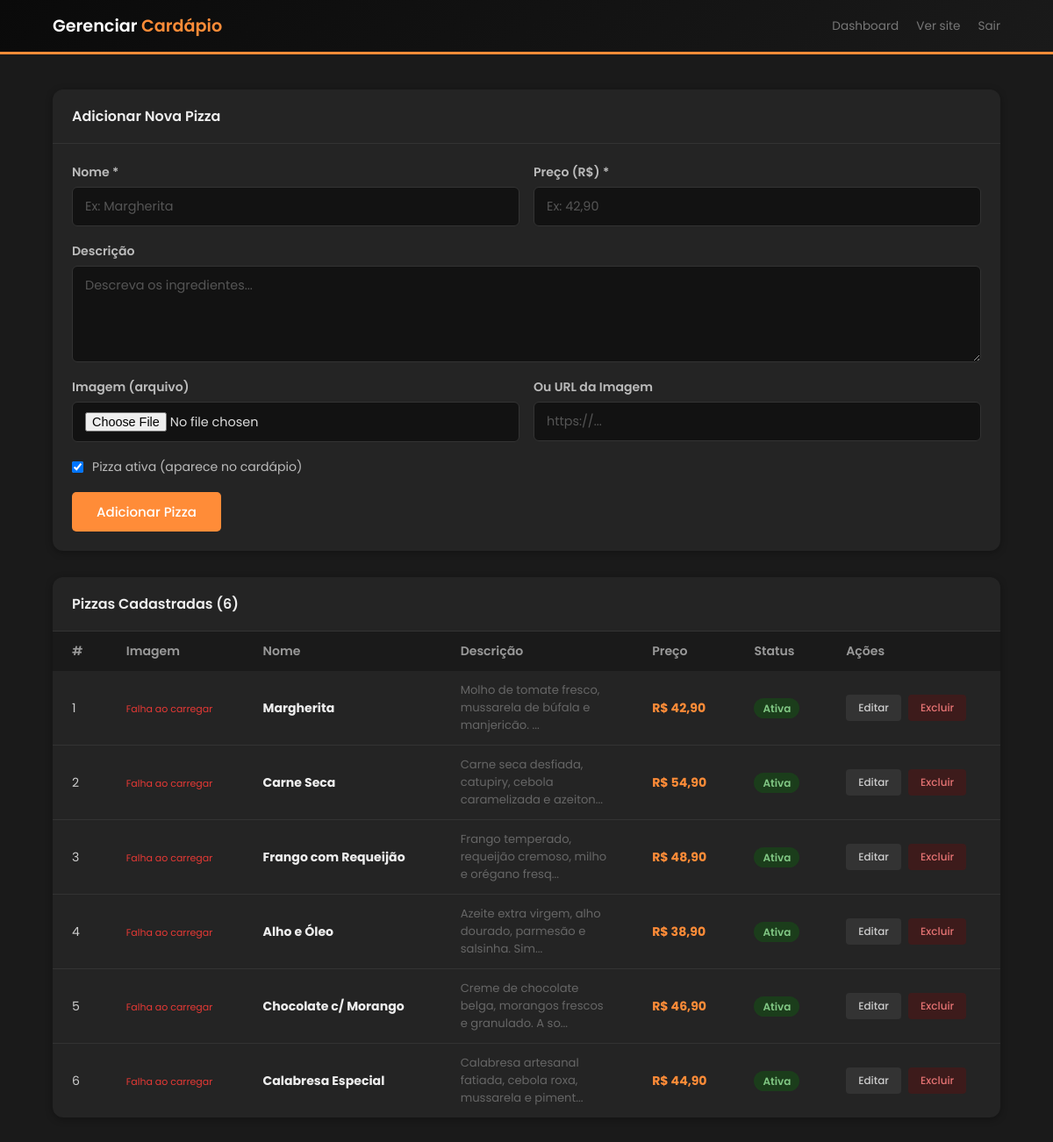
Page /admin/cardapio.php (signed in) on the committed database.
### tables this page shows
CREATE TABLE IF NOT EXISTS cardapio (
    id INT AUTO_INCREMENT PRIMARY KEY,
    nome VARCHAR(100) NOT NULL,
    descricao TEXT,
    preco DECIMAL(10,2) NOT NULL,
    imagem VARCHAR(255),
    ativo TINYINT(1) DEFAULT 1,
    criado_em TIMESTAMP DEFAULT CURRENT_TIMESTAMP
);

### admin/cardapio.php (the view, shortened to what this page needs)
<?php
require_once '../includes/conexao.php';
$editando = null;
$pizzas = $pdo->query("SELECT * FROM cardapio ORDER BY id")->fetchAll();
?>
<!DOCTYPE html>
<html lang="pt-br">
<head>
    <link rel="stylesheet" href="../CSS/style.css">
</head>
<body class="dark-mode">
<div class="admin-header">
    <div class="container">
        <h1>Gerenciar <span>Cardápio</span></h1>
        <div style="display:flex; gap:20px; align-items:center;">
            <a href="index.php">Dashboard</a>
            <a href="../index.php">Ver site</a>
            <a href="logout.php">Sair</a>
        </div>
    </div>
</div>
<div class="admin-body">
    <div class="container">
        <div class="tabela-wrap" style="margin-bottom:30px;">
            <h3><?= $editando ? 'Editar Pizza' : 'Adicionar Nova Pizza' ?></h3>
            <div style="padding:22px;">
                <form method="POST" enctype="multipart/form-data">
                    <div class="form-linha">
                        <div class="form-grupo">
                            <label>Nome *</label>
                            <input type="text" name="nome" required
                                   value="<?= htmlspecialchars($editando['nome'] ?? '') ?>"
                                   placeholder="Ex: Margherita">
                        </div>
                        <div class="form-grupo">
                            <label>Preço (R$) *</label>
                            <input type="text" name="preco" required
                                   value="<?= $editando ? number_format($editando['preco'], 2, ',', '') : '' ?>"
                                   placeholder="Ex: 42,90">
                        </div>
                    </div>
                    <div class="form-grupo">
                        <label>Descrição</label>
                        <textarea name="descricao" placeholder="Descreva os ingredientes..."><?= htmlspecialchars($editando['descricao'] ?? '') ?></textarea>
                    </div>
                    <div class="form-linha">
                        <div class="form-grupo">
                            <label>Imagem (arquivo)</label>
                            <input type="file" name="imagem_arquivo" accept="image/*">
                        </div>
                        <div class="form-grupo">
                            <label>Ou URL da Imagem</label>
                            <input type="text" name="imagem_url"
                                   value="<?= htmlspecialchars(isset($editando) && $editando && !str_starts_with($editando['imagem'] ?? '', 'uploads/') ? ($editando['imagem'] ?? '') : '') ?>"
                                   placeholder="https://...">
                        </div>
                    </div>
                    <div class="form-grupo" style="flex-direction:row; align-items:center; gap:10px;">
                        <input type="checkbox" name="ativo" id="ativo" value="1"
                               <?= (!$editando || $editando['ativo']) ? 'checked' : '' ?>>
                        <label for="ativo" style="font-weight:400;">Pizza ativa (aparece no cardápio)</label>
                    </div>
                    <div style="display:flex; gap:12px; margin-top:10px;">
                        <button type="submit" class="btn btn-vermelho">
                            <?= $editando ? 'Salvar Alterações' : 'Adicionar Pizza' ?>
                        </button>
                    </div>
                </form>
            </div>
        </div>
        <div class="tabela-wrap">
            <h3>Pizzas Cadastradas (<?= count($pizzas) ?>)</h3>
            <table>
                <thead>
                    <tr>
                        <th>#</th>
                        <th>Imagem</th>
                        <th>Nome</th>
                        <th>Descrição</th>
                        <th>Preço</th>
                        <th>Status</th>
                        <th>Ações</th>
                    </tr>
                </thead>
                <tbody>
                    <?php if (empty($pizzas)): ?>
                        <tr><td colspan="7" style="text-align:center; padding:30px; color:#aaa;">
                            Nenhuma pizza cadastrada.
                            <a href="?restaurar=1" class="btn btn-sm" style="background:var(--laranja); color:#fff;">Restaurar pizzas padrão</a>
                        </td></tr>
                    <?php else: ?>
                    <?php foreach ($pizzas as $p): ?>
                    <tr>
                        <td><?= $p['id'] ?></td>
                        <td>
                        </td>
                        <td><strong><?= htmlspecialchars($p['nome']) ?></strong></td>
                        <td style="max-width:200px; font-size:0.82rem; color:#666;">
                            <?= htmlspecialchars(substr($p['descricao'], 0, 60)) ?>...
                        </td>
                        <td><strong style="color:var(--laranja)">R$ <?= number_format($p['preco'], 2, ',', '.') ?></strong></td>
                        <td>
                            <span class="badge <?= $p['ativo'] ? 'badge-confirmado' : 'badge-pendente' ?>">
                                <?= $p['ativo'] ? 'Ativa' : 'Inativa' ?>
                            </span>
                        </td>
                        <td>
                            <div style="display:flex; gap:8px;">
                                <a href="?editar=<?= $p['id'] ?>" class="btn btn-sm btn-cinza">Editar</a>
                                <a href="?excluir=<?= $p['id'] ?>" class="btn btn-sm btn-vermelho-claro" onclick="return confirm('Tem certeza que deseja excluir esta pizza?')">Excluir</a>
                            </div>
                        </td>
                    </tr>
                    <?php endforeach; ?>
                    <?php endif; ?>
                </tbody>
            </table>
        </div>
    </div>
</div>
</body>
</html>

### CSS/style.css (style rules this page uses)
* { margin: 0; padding: 0; box-sizing: border-box; text-decoration: none; list-style: none; }
body { font-family: 'Poppins', sans-serif; color: #333; background: var(--bg); transition: background 0.3s, color 0.3s; }
:root { --laranja: #FF6B00; --verde: #52AA24; --cinza: #f7f7f7; --texto: #666; --bg: #ffffff; --bg2: #f7f7f7; --card: #ffffff; --texto-escuro: #111; --borda: #ddd; --nav-bg: #ffffff; }
.dark-mode { --laranja: #FF8C38; --verde: #66BB6A; --cinza: #1a1a1a; --texto: #999; --bg: #121212; --bg2: #1a1a1a; --card: #242424; --texto-escuro: #eee; --borda: #333; --nav-bg: #111; }
.container { max-width: 1200px; padding: 0 5%; margin: 0 auto; }
.btn { padding: 11px 28px; border: none; border-radius: 5px; cursor: pointer; font-family: 'Poppins', sans-serif; font-size: 15px; font-weight: 500; transition: opacity 0.2s; }
.btn-vermelho, .btn-laranja { background: var(--laranja); color: white; }
.btn-sm { padding: 6px 14px; font-size: 12px; border-radius: 4px; display: inline-block; }
.btn-cinza { background: #f0f0f0; color: #333; }
.btn-vermelho-claro { background: #fce4e4; color: #c62828; }
.form-grupo { display: flex; flex-direction: column; gap: 6px; margin-bottom: 18px; }
.form-grupo label { font-size: 0.88rem; font-weight: 600; color: #444; }
.form-grupo input, .form-grupo select, .form-grupo textarea { padding: 11px 14px; border: 1.5px solid #ddd; border-radius: 6px; font-family: 'Poppins', sans-serif; font-size: 0.9rem; color: #333; transition: border-color 0.2s; background: white; }
.form-grupo textarea { resize: vertical; min-height: 110px; }
.form-linha { display: grid; grid-template-columns: 1fr 1fr; gap: 16px; }
.admin-header { background: linear-gradient(135deg, #1a1a1a 0%, #2a2a2a 100%); padding: 15px 0; border-bottom: 3px solid var(--laranja); }
.admin-header .container { display: flex; justify-content: space-between; align-items: center; }
.admin-header h1 { color: white; font-size: 1.2rem; font-weight: 600; }
.admin-header h1 span { color: var(--laranja); }
.admin-header a { color: #aaa; font-size: 0.85rem; transition: color 0.2s; }
.admin-body { background: var(--cinza); min-height: 90vh; padding: 40px 0; }
.tabela-wrap { background: white; border-radius: 12px; box-shadow: 0 2px 8px rgba(0,0,0,0.06); overflow: hidden; margin-bottom: 25px; transition: box-shadow 0.2s; }
.tabela-wrap h3 { padding: 18px 22px; font-size: 1rem; border-bottom: 1px solid #eee; font-weight: 600; display: flex; align-items: center; gap: 8px; }
table { width: 100%; border-collapse: collapse; }
table th, table td { padding: 12px 22px; text-align: left; font-size: 0.88rem; }
table th { background: #f5f5f5; font-weight: 600; color: #555; }
table tr:not(:last-child) td { border-bottom: 1px solid #f0f0f0; }
table tbody tr { transition: background 0.15s; }
.badge { padding: 3px 10px; border-radius: 20px; font-size: 0.75rem; font-weight: 600; }
.badge-confirmado { background: #e8f5e9; color: #2e7d32; }
.dark-mode body, body.dark-mode { background: var(--bg); color: #ddd; }
.dark-mode .form-grupo label { color: #bbb; }
.dark-mode .form-grupo input, .dark-mode .form-grupo select, .dark-mode .form-grupo textarea { background: var(--bg); color: #ddd; border-color: var(--borda); }
.dark-mode .form-grupo input::placeholder, .dark-mode .form-grupo textarea::placeholder { color: #555; }
.dark-mode .admin-body { background: var(--bg2); }
.dark-mode .tabela-wrap { background: var(--card); box-shadow: 0 2px 8px rgba(0,0,0,0.3); }
.dark-mode .tabela-wrap h3 { border-bottom-color: var(--borda); color: var(--texto-escuro); }
.dark-mode table th { background: var(--bg2); color: var(--texto); }
.dark-mode table tr:not(:last-child) td { border-bottom-color: var(--borda); }
.dark-mode table td { color: #ccc; }
.dark-mode table td strong { color: var(--texto-escuro); }
.dark-mode table td a { color: var(--laranja); }
.dark-mode .admin-header { background: linear-gradient(135deg, #0a0a0a 0%, #1a1a1a 100%); border-bottom: 3px solid var(--laranja); }
.dark-mode .admin-header a { color: #777; }
.dark-mode .btn-cinza { background: #333; color: #ccc; }
.dark-mode .btn-vermelho-claro { background: #3d1b1b; color: #e57373; }
.dark-mode .badge-confirmado { background: #1b3d1b; color: #81c784; }

### rows in the picture
cardapio: id "1", nome "Margherita", descricao "Molho de tomate fresco, mussarela de búfala e manjericão.", preco "42,90", ativo "Ativa"
cardapio: id "2", nome "Carne Seca", descricao "Carne seca desfiada, catupiry, cebola caramelizada e azeiton", preco "54,90", ativo "Ativa"
cardapio: id "3", nome "Frango com Requeijão", descricao "Frango temperado, requeijão cremoso, milho e orégano fresq", preco "48,90", ativo "Ativa"
cardapio: id "4", nome "Alho e Óleo", descricao "Azeite extra virgem, alho dourado, parmesão e salsinha. Sim", preco "38,90", ativo "Ativa"
cardapio: id "5", nome "Chocolate c/ Morango", descricao "Creme de chocolate belga, morangos frescos e granulado. A so", preco "46,90", ativo "Ativa"
cardapio: id "6", nome "Calabresa Especial", descricao "Calabresa artesanal fatiada, cebola roxa, mussarela e piment", preco "44,90", ativo "Ativa"

### other values in the picture
count($pizzas) "6"
